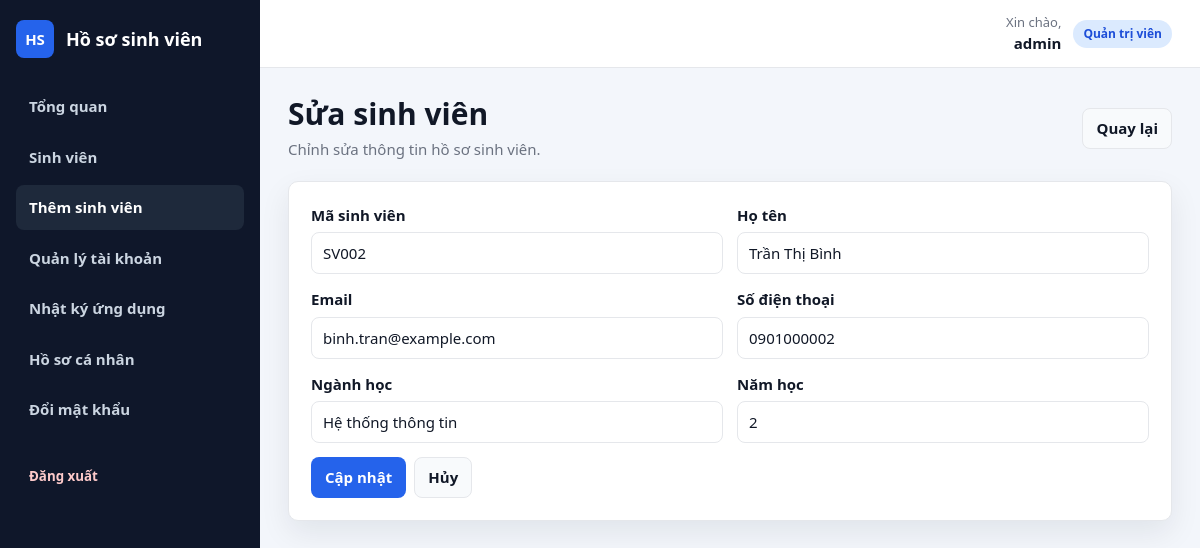
/student_form.php?id=2 (signed in), run on the app's committed database.
### tables this page shows
CREATE TABLE IF NOT EXISTS students (
    id INT UNSIGNED AUTO_INCREMENT PRIMARY KEY,
    student_code VARCHAR(30) NOT NULL UNIQUE,
    full_name VARCHAR(120) NOT NULL,
    email VARCHAR(120) NOT NULL,
    phone VARCHAR(30) NULL,
    major VARCHAR(120) NULL,
    year TINYINT UNSIGNED NULL,
    created_at TIMESTAMP NOT NULL DEFAULT CURRENT_TIMESTAMP,
    updated_at TIMESTAMP NOT NULL DEFAULT CURRENT_TIMESTAMP ON UPDATE CURRENT_TIMESTAMP,
    INDEX idx_students_search (student_code, full_name, email)
);

### config/database.php (called while the page is built, shortened)
<?php
function get_pdo(): PDO
{
    $host = 'localhost';
    $database = 'web_demo_student';
    $username = 'root';
    $password = '';
    $dsn = "mysql:host={$host};dbname={$database};charset=utf8mb4";
    $pdo = new PDO($dsn, $username, $password, [
        PDO::ATTR_ERRMODE => PDO::ERRMODE_EXCEPTION,
        PDO::ATTR_DEFAULT_FETCH_MODE => PDO::FETCH_ASSOC,
        PDO::ATTR_EMULATE_PREPARES => false,
    ]);
    return $pdo;
}

### app/student.php (called while the page is built, shortened)
<?php
require_once __DIR__ . '/../config/database.php';
require_once __DIR__ . '/helpers.php';
function get_student(int $id): ?array
{
    $stmt = get_pdo()->prepare('SELECT * FROM students WHERE id = :id LIMIT 1');
    $stmt->execute(['id' => $id]);
    $student = $stmt->fetch();
    return $student ?: null;
}

### app/helpers.php (the view, shortened to what this page needs)
<?php
function e(mixed $value): string
{
    return htmlspecialchars((string) $value, ENT_QUOTES | ENT_SUBSTITUTE, 'UTF-8');
}
function current_theme(): string
{
    return ($_COOKIE['theme'] ?? 'light') === 'dark' ? 'dark' : 'light';
}
function role_label(?string $role): string
{
    return $role === 'admin' ? 'Quản trị viên' : 'Người dùng';
}
function landing_page(): string
{
    return ($_SESSION['role'] ?? '') === 'admin' ? 'index.php' : 'profile.php';
}
function render_header(string $title): void
{
    $theme = current_theme();
    $currentPage = basename($_SERVER['SCRIPT_NAME'] ?? '');
    $isLoggedIn = isset($_SESSION['user_id']);
    $username = $_SESSION['username'] ?? '';
    $role = $_SESSION['role'] ?? '';
    $navItems = $isLoggedIn ? [
        'profile.php' => 'Hồ sơ cá nhân',
        'password.php' => 'Đổi mật khẩu',
    ] : [
        'login.php' => 'Đăng nhập',
    ];
    if ($role === 'admin') {
        $navItems = [
            'index.php' => 'Tổng quan',
            'students.php' => 'Sinh viên',
            'student_form.php' => 'Thêm sinh viên',
            'users.php' => 'Quản lý tài khoản',
            'logs.php' => 'Nhật ký ứng dụng',
        ] + $navItems;
    }
    echo '<!doctype html>';
    echo '<html lang="vi">';
    echo '<head>';
    echo '<link rel="stylesheet" href="assets/style.css?v=20260602-3">';
    echo '</head>';
    echo '<body class="theme-' . e($theme) . '">';
    echo '<div class="app-layout">';
    echo '<aside class="sidebar">';
    echo '<a class="sidebar-brand" href="' . e(landing_page()) . '"><span>HS</span><strong>Hồ sơ sinh viên</strong></a>';
    echo '<nav class="sidebar-nav">';
    foreach ($navItems as $href => $label) {
        $active = $currentPage === $href ? ' active' : '';
        echo '<a class="sidebar-link' . $active . '" href="' . e($href) . '">' . e($label) . '</a>';
    }
    echo '<form class="sidebar-logout-form" method="post" action="logout.php">';
    echo '<button class="sidebar-link sidebar-logout" type="submit">Đăng xuất</button>';
    echo '</form>';
    echo '</nav>';
    echo '</aside>';
    echo '<div class="main">';
    echo '<header class="topbar">';
    echo '<div><span class="topbar-label">Xin chào,</span><strong>' . e($username) . '</strong></div>';
    echo '<span class="badge ' . ($role === 'admin' ? 'badge-admin' : 'badge-user') . '">' . e(role_label($role)) . '</span>';
    echo '</header>';
    echo '<main class="content">';
}
function render_footer(): void
{
    echo '</main>';
    if (isset($_SESSION['user_id'])) {
        echo '</div></div>';
    }
    echo '</body>';
    echo '</html>';
}
function render_student_form_fields(array $form, array $errors): void
{
    $fields = [
        'student_code' => ['Mã sinh viên', 'text', true],
        'full_name' => ['Họ tên', 'text', true],
        'email' => ['Email', 'email', true],
        'phone' => ['Số điện thoại', 'text', false],
        'major' => ['Ngành học', 'text', false],
        'year' => ['Năm học', 'number', false],
    ];
    foreach ($fields as $name => [$label, $type, $required]) {
        echo '<div>';
        echo '<label for="' . e($name) . '">' . e($label) . '</label>';
        $requiredAttr = $required ? ' required' : '';
        $extraAttrs = $name === 'year' ? ' min="1" max="6"' : '';
        echo '<input class="form-control" id="' . e($name) . '" name="' . e($name) . '" type="' . e($type) . '" value="' . e($form[$name] ?? '') . '"' . $extraAttrs . $requiredAttr . '>';
        echo '</div>';
    }
}

### public/assets/style.css (style rules this page uses)
:root { --font-main: "Segoe UI", Tahoma, Arial, sans-serif; --bg: #f3f6fb; --sidebar: #0f172a; --sidebar-soft: #1e293b; --card: #ffffff; --card-soft: #f8fafc; --field: #ffffff; --table-head: #f8fafc; --text: #111827; --muted: #6b7280; --border: #e5e7eb; --primary: #2563eb; --primary-dark: #1d4ed8; --danger: #dc2626; --warning: #f59e0b; --shadow: 0 12px 30px rgba(15, 23, 42, 0.08); --radius: 10px; }
* { box-sizing: border-box; font-family: var(--font-main); }
*::before, *::after { box-sizing: border-box; font-family: var(--font-main); }
body { margin: 0; background: var(--bg); color: var(--text); font-family: var(--font-main); font-size: 15px; line-height: 1.5; }
a { color: var(--primary); text-decoration: none; }
.app-layout { display: grid; grid-template-columns: 260px minmax(0, 1fr); min-height: 100vh; }
.sidebar { background: var(--sidebar); color: #ffffff; min-height: 100vh; padding: 20px 16px; position: sticky; top: 0; }
.sidebar-brand { align-items: center; color: #ffffff; display: flex; gap: 12px; margin-bottom: 26px; }
.sidebar-brand span { align-items: center; background: var(--primary); border-radius: 8px; display: inline-flex; font-weight: 800; height: 38px; justify-content: center; width: 38px; }
.sidebar-brand strong { font-size: 18px; }
.sidebar-nav { display: grid; gap: 6px; }
.sidebar-link { border-radius: 8px; color: #cbd5e1; display: block; font-weight: 700; padding: 11px 13px; }
.sidebar-link:hover, .sidebar-link.active { background: var(--sidebar-soft); color: #ffffff; }
.sidebar-logout { background: transparent; border: 0; color: #fecaca; margin-top: 18px; text-align: left; width: 100%; }
.sidebar-logout-form { margin: 0; }
.main { min-width: 0; }
.topbar { align-items: center; background: var(--card); border-bottom: 1px solid var(--border); display: flex; justify-content: flex-end; gap: 12px; min-height: 68px; padding: 0 28px; }
.topbar > div { display: grid; text-align: right; }
.topbar-label { color: var(--muted); font-size: 13px; }
.content { margin: 0 auto; max-width: 1280px; padding: 28px; width: 100%; }
label { color: var(--text); display: block; font-weight: 800; margin-bottom: 6px; }
.form-control, .form-select, input, select { background: var(--field); border: 1px solid var(--border); border-radius: 8px; color: var(--text); font-family: var(--font-main); font-size: inherit; min-height: 42px; padding: 9px 11px; width: 100%; }
.badge { border-radius: 999px; display: inline-flex; font-size: 12px; font-weight: 900; padding: 5px 10px; }
.badge-admin { background: #dbeafe; color: #1d4ed8; }

### data on the page
students: student_code "SV002", full_name "Trần Thị Bình", email "binh.tran@example.com", phone "0901000002", major "Hệ thống thông tin", year "2"

### other printed values
$label "Tổng quan"
$label "Sinh viên"
$label "Thêm sinh viên"
$label "Quản lý tài khoản"
$label "Nhật ký ứng dụng"
$label "Hồ sơ cá nhân"
$label "Đổi mật khẩu"
$username "admin"
role_label($role) "Quản trị viên"
$label "Mã sinh viên"
$label "Họ tên"
$label "Email"
$label "Số điện thoại"
$label "Ngành học"
$label "Năm học"
